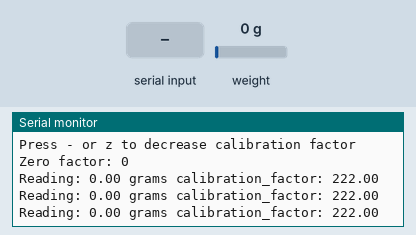
This sketch was run on a simulated Arduino Uno, built with avr-gcc and run on an emulated ATmega328P. On the bench: the last lines printed to the serial monitor. The test bench sets the inputs (shaded band); at power-on: weight on the scale 0 g. The ROS host is connected and sends only what is stated.

Above: at 3.2 s.
3.3 s: weight on the scale set to 100 g
At 3.59 s:
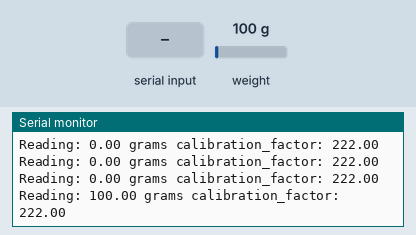
4.8 s: "+" received over Serial
At 5.6 s:
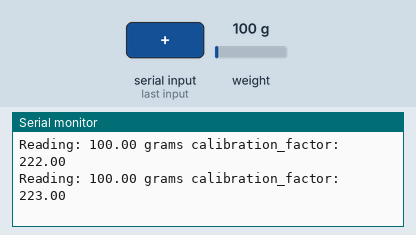
7.8 s: "a" received over Serial
At 8.41 s:
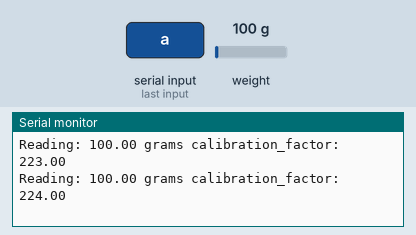
9.3 s: weight on the scale set to 1250 g
At 9.62 s:
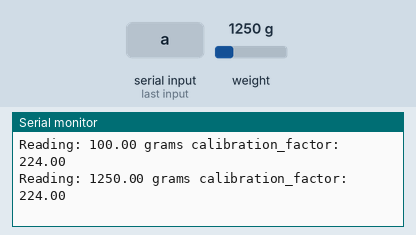
Timing chart, 0 to 11.8 s (numbered marks = the images above; inputs shaded):
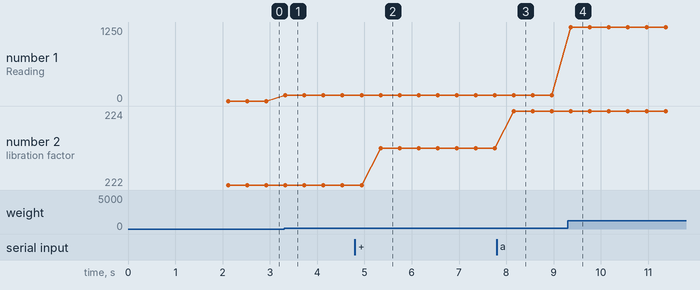

The sketch:

forcesensor.ino
```cpp
#include "HX711.h"

// HX711.DOUT	- pin #A1
// HX711.PD_SCK	- pin #A0

HX711 scale(5, 6);		// parameter "gain" is ommited; the default value 128 is used by the library

#include <ros.h>
#include <std_msgs/String.h>
#include <std_msgs/UInt16.h>
#include <std_msgs/Float32.h>

ros::NodeHandle nh;

std_msgs::Float32 str_msg;
ros::Publisher forcesensor("forcesensor", &str_msg);

float calibration_factor = 222; // this calibration factor is adjusted according to my load cell
float units;
float ounces;

void setup() {

  nh.initNode();
  nh.advertise(forcesensor);

  Serial.begin(57600);
  force_setup_output();
}

void loop() {

  str_msg.data = scale.get_units();
  forcesensor.publish( &str_msg );
  nh.spinOnce();

  force_loop_output();

  scale.power_down();              // put the ADC in sleep mode
  delay(200);
  scale.power_up();
}

/* Force sensor monitor. */

void force_setup_output() {
  Serial.println("HX711 calibration sketch");
  Serial.println("Remove all weight from scale");
  Serial.println("After readings begin, place known weight on scale");
  Serial.println("Press + or a to increase calibration factor");
  Serial.println("Press - or z to decrease calibration factor");

  scale.set_scale();
  scale.tare();  //Reset the scale to 0

  long zero_factor = scale.read_average(); //Get a baseline reading
  Serial.print("Zero factor: "); //This can be used to remove the need to tare the scale. Useful in permanent scale projects.
  Serial.println(zero_factor);
  }


void force_loop_output() {
 scale.set_scale(calibration_factor); //Adjust to this calibration factor

  Serial.print("Reading: ");
  units = scale.get_units(), 10;
  if (units < 0)
  {
    units = 0.00;
  }
  ounces = units * 0.035274;
  Serial.print(units);
  Serial.print(" grams");
  Serial.print(" calibration_factor: ");
  Serial.print(calibration_factor);
  Serial.println();

  if(Serial.available())
  {
    char temp = Serial.read();
    if(temp == '+' || temp == 'a')
      calibration_factor += 1;
    else if(temp == '-' || temp == 'z')
      calibration_factor -= 1;
  }
  }
```

Measured:
- after the input at 3.3 s, the serial monitor: prints a new line at once (image 1)
- after the input at 4.8 s, the serial monitor: prints a new line after 0.54 s (image 2)
- after the input at 7.8 s, the serial monitor: prints a new line after 0.35 s (image 3)
- after the input at 9.3 s, the serial monitor: prints a new line after 0.06 s (image 4)
- plotted number 1: 0 → 100 after the input at 3.3 s, 100 → 1250 after the input at 9.3 s
- plotted number 2: 222 → 223 after the input at 4.8 s, 223 → 224 after the input at 7.8 s
